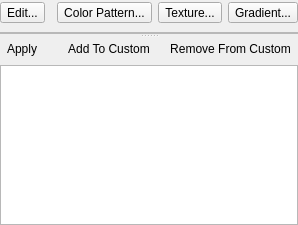
<ui version="4.0" >
 <comment>*********************************************************************
**
** Copyright (C) 1992-2007 Trolltech ASA. All rights reserved.
**
** This file is part of the Qt Designer of the Qt Toolkit.
**
** This file may be used under the terms of the GNU General Public
** License version 2.0 as published by the Free Software Foundation
** and appearing in the file LICENSE.GPL included in the packaging of
** this file.  Please review the following information to ensure GNU
** General Public Licensing requirements will be met:
** http://www.trolltech.com/products/qt/opensource.html
**
** If you are unsure which license is appropriate for your use, please
** review the following information:
** http://www.trolltech.com/products/qt/licensing.html or contact the
** sales department at sales@trolltech.com.
**
** This file is provided AS IS with NO WARRANTY OF ANY KIND, INCLUDING THE
** WARRANTY OF DESIGN, MERCHANTABILITY AND FITNESS FOR A PARTICULAR PURPOSE.
**
*********************************************************************</comment>
 <class>qdesigner_internal::QtBrushEditor</class>
 <widget class="QWidget" name="qdesigner_internal::QtBrushEditor" >
  <property name="geometry" >
   <rect>
    <x>0</x>
    <y>0</y>
    <width>172</width>
    <height>177</height>
   </rect>
  </property>
  <property name="windowTitle" >
   <string>Form</string>
  </property>
  <layout class="QVBoxLayout" >
   <property name="margin" >
    <number>0</number>
   </property>
   <property name="spacing" >
    <number>6</number>
   </property>
   <item>
    <widget class="QSplitter" name="splitter" >
     <property name="orientation" >
      <enum>Qt::Vertical</enum>
     </property>
     <widget class="QWidget" name="layoutWidget" >
      <layout class="QGridLayout" >
       <property name="margin" >
        <number>0</number>
       </property>
       <property name="spacing" >
        <number>6</number>
       </property>
       <item row="0" column="0" >
        <widget class="QToolButton" name="editToolButton" >
         <property name="text" >
          <string>Edit...</string>
         </property>
        </widget>
       </item>
       <item row="0" column="4" >
        <widget class="QToolButton" name="gradientToolButton" >
         <property name="toolTip" >
          <string>Edit Gradient</string>
         </property>
         <property name="text" >
          <string>Gradient...</string>
         </property>
        </widget>
       </item>
       <item row="0" column="1" >
        <spacer>
         <property name="orientation" >
          <enum>Qt::Horizontal</enum>
         </property>
         <property name="sizeHint" >
          <size>
           <width>40</width>
           <height>26</height>
          </size>
         </property>
        </spacer>
       </item>
       <item row="1" column="0" colspan="5" >
        <widget class="QFrame" name="frame" >
         <property name="frameShape" >
          <enum>QFrame::StyledPanel</enum>
         </property>
         <property name="frameShadow" >
          <enum>QFrame::Raised</enum>
         </property>
         <layout class="QVBoxLayout" >
          <property name="margin" >
           <number>0</number>
          </property>
          <property name="spacing" >
           <number>6</number>
          </property>
          <item>
           <widget class="qdesigner_internal::QtBrushWidget" name="brushWidget" />
          </item>
         </layout>
        </widget>
       </item>
       <item row="0" column="2" >
        <widget class="QToolButton" name="patternToolButton" >
         <property name="toolTip" >
          <string>Edit Color Pattern</string>
         </property>
         <property name="text" >
          <string>Color Pattern...</string>
         </property>
        </widget>
       </item>
       <item row="0" column="3" >
        <widget class="QToolButton" name="textureToolButton" >
         <property name="toolTip" >
          <string>Edit Texture</string>
         </property>
         <property name="text" >
          <string>Texture...</string>
         </property>
        </widget>
       </item>
      </layout>
     </widget>
     <widget class="QWidget" name="layoutWidget" >
      <layout class="QGridLayout" >
       <property name="margin" >
        <number>0</number>
       </property>
       <property name="spacing" >
        <number>6</number>
       </property>
       <item row="1" column="0" colspan="4" >
        <widget class="QListWidget" name="listWidget" >
         <property name="minimumSize" >
          <size>
           <width>0</width>
           <height>160</height>
          </size>
         </property>
        </widget>
       </item>
       <item row="0" column="3" >
        <widget class="QToolButton" name="removeButton" >
         <property name="toolTip" >
          <string>Remove From Custom</string>
         </property>
         <property name="text" >
          <string>Remove From Custom</string>
         </property>
         <property name="autoRaise" >
          <bool>true</bool>
         </property>
        </widget>
       </item>
       <item row="0" column="1" >
        <spacer>
         <property name="orientation" >
          <enum>Qt::Horizontal</enum>
         </property>
         <property name="sizeHint" >
          <size>
           <width>92</width>
           <height>20</height>
          </size>
         </property>
        </spacer>
       </item>
       <item row="0" column="2" >
        <widget class="QToolButton" name="addToCustomButton" >
         <property name="toolTip" >
          <string>Add To Custom</string>
         </property>
         <property name="text" >
          <string>Add To Custom</string>
         </property>
         <property name="autoRaise" >
          <bool>true</bool>
         </property>
        </widget>
       </item>
       <item row="0" column="0" >
        <widget class="QToolButton" name="applyButton" >
         <property name="toolTip" >
          <string>Apply Custom</string>
         </property>
         <property name="text" >
          <string>Apply</string>
         </property>
         <property name="autoRaise" >
          <bool>true</bool>
         </property>
        </widget>
       </item>
      </layout>
     </widget>
    </widget>
   </item>
  </layout>
 </widget>
 <customwidgets>
  <customwidget>
   <class>qdesigner_internal::QtBrushWidget</class>
   <extends>QFrame</extends>
   <header>qtbrushwidget.h</header>
  </customwidget>
 </customwidgets>
 <tabstops>
  <tabstop>patternToolButton</tabstop>
  <tabstop>textureToolButton</tabstop>
  <tabstop>gradientToolButton</tabstop>
 </tabstops>
 <resources/>
 <connections/>
</ui>
